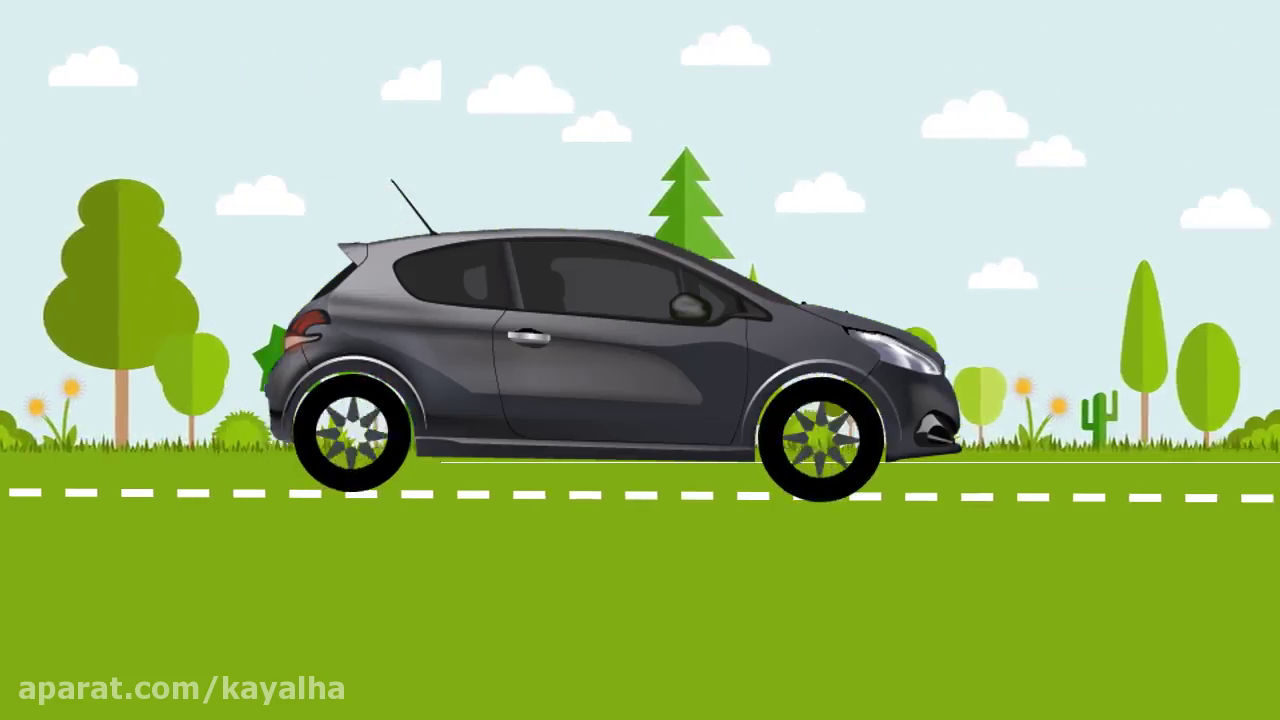
#> input picture frame 60 of video.mp4, 1280 x 720 px
$ python 'project opencv.py'
#> lines starting #> are read from the running program, lines starting #| are printed output that depends on the picture; after the words box and inside, x2 and y2 are one past the last pixel; in counts of white or black regions, pixels touching at a corner belong together
import cv2
import numpy as np
import matplotlib.pyplot as plt

# بارگذاری ویدیو
cap = cv2.VideoCapture('video.mp4')

# بررسی اینکه ویدیو به درستی باز شده
if not cap.isOpened():
    print("Error: Couldn't open video.")
    exit()

# خواندن اولین فریم
ret, frame1 = cap.read()
#> frame1 is the input picture: shape (720, 1280, 3); mean B, G, R 122.5, 185.1, 159
if not ret:
    print("Error: Couldn't read video frame.")
    exit()

# تبدیل اولین فریم به خاکستری
prev_gray = cv2.cvtColor(frame1, cv2.COLOR_BGR2GRAY)

# ذخیره داده‌های حرکت
motion_data = []

while True:
    ret, frame2 = cap.read()
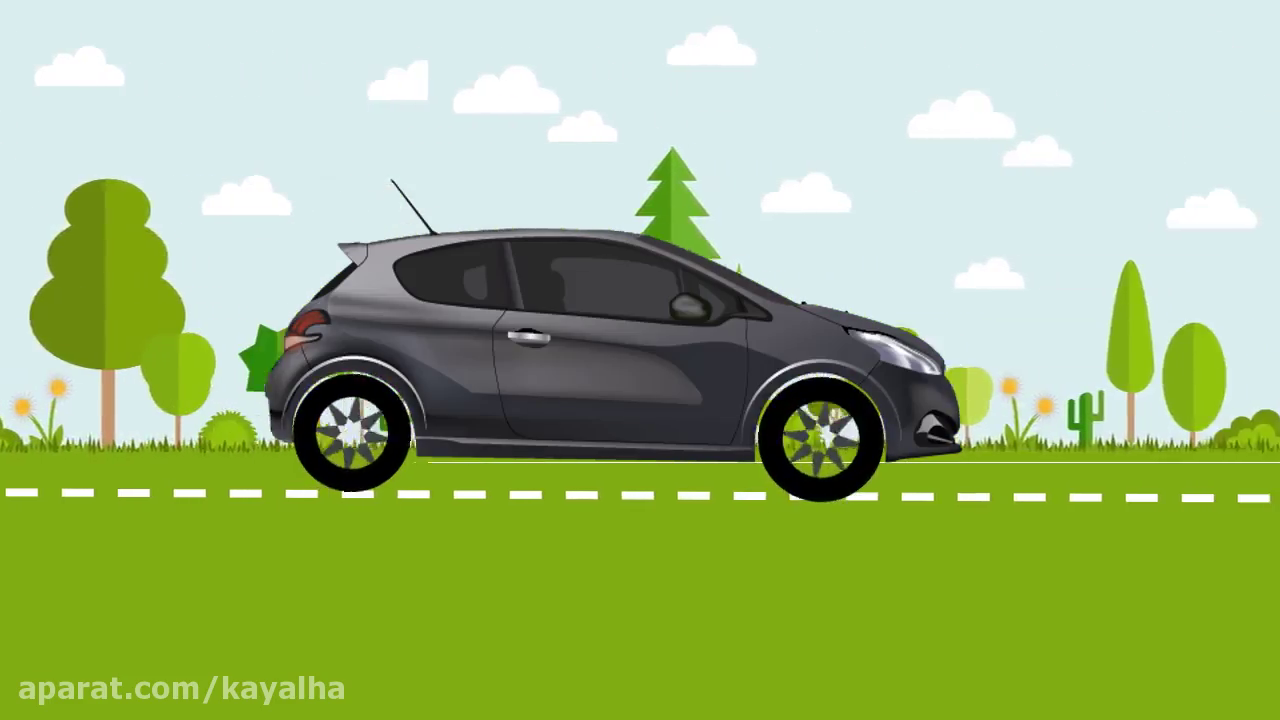
#> input picture frame 61 of video.mp4, 1280 x 720 px
#> frame2 is the input picture: shape (720, 1280, 3); mean B, G, R 122.7, 185.1, 159
    if not ret:
        break

    # تبدیل فریم به خاکستری
    gray = cv2.cvtColor(frame2, cv2.COLOR_BGR2GRAY)

    # فیلتر Gaussian برای کاهش نویز
    gray = cv2.GaussianBlur(gray, (21, 21), 0)
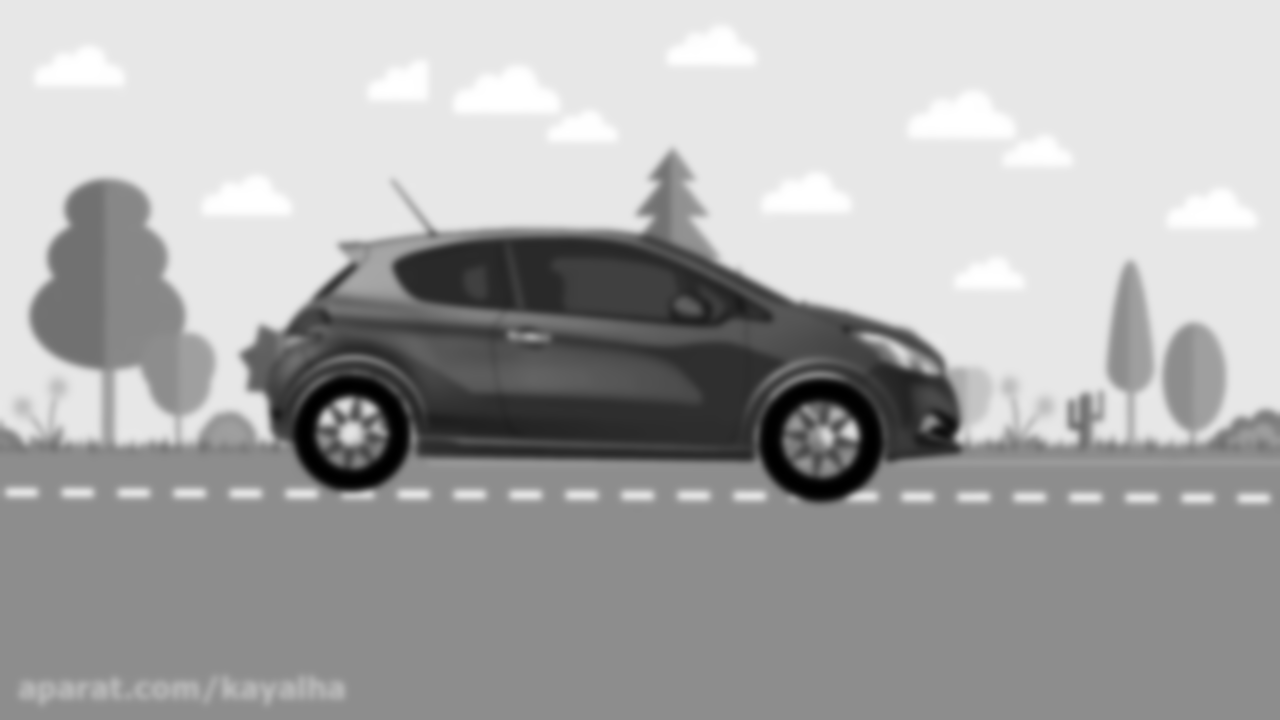
#> gray: shape (720, 1280); min 0, max 255, mean 170.1

    # محاسبه تفاوت فریم‌ها
    diff = cv2.absdiff(prev_gray, gray)
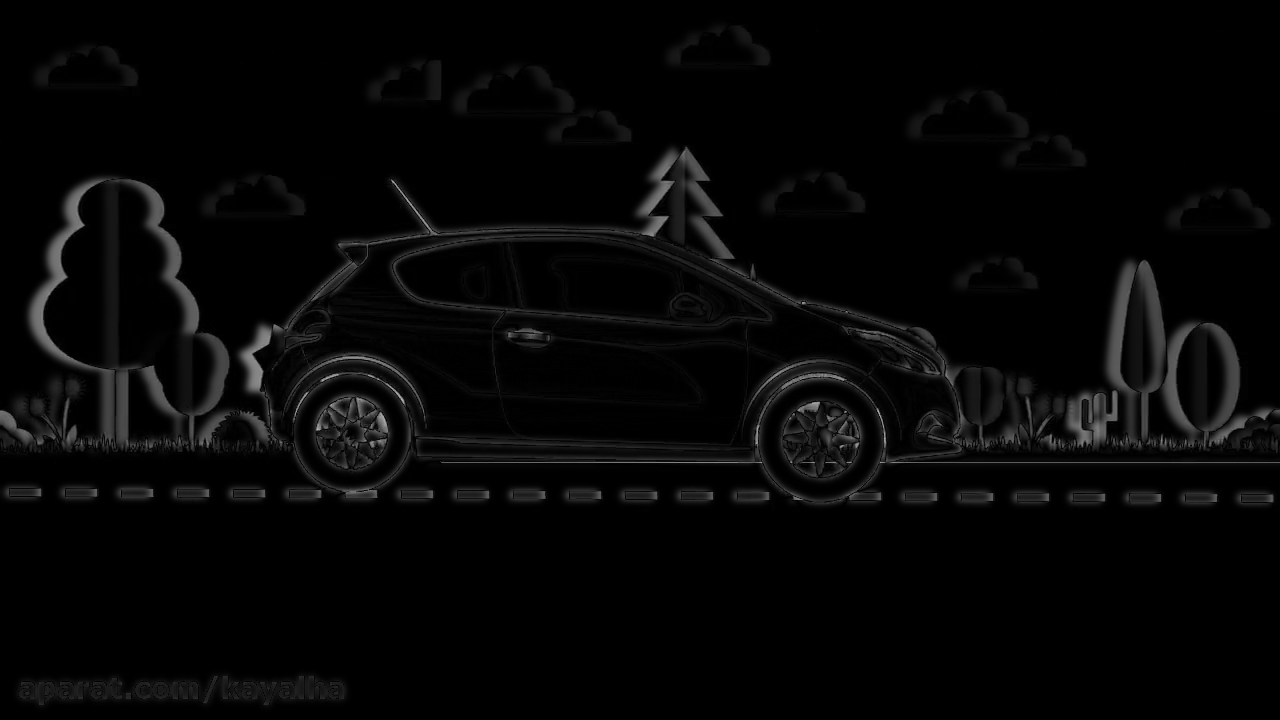
#> diff: shape (720, 1280); min 0, max 184, mean 6.2

    # آستانه‌گذاری برای شناسایی حرکت
    _, thresh = cv2.threshold(diff, 50, 255, cv2.THRESH_BINARY)
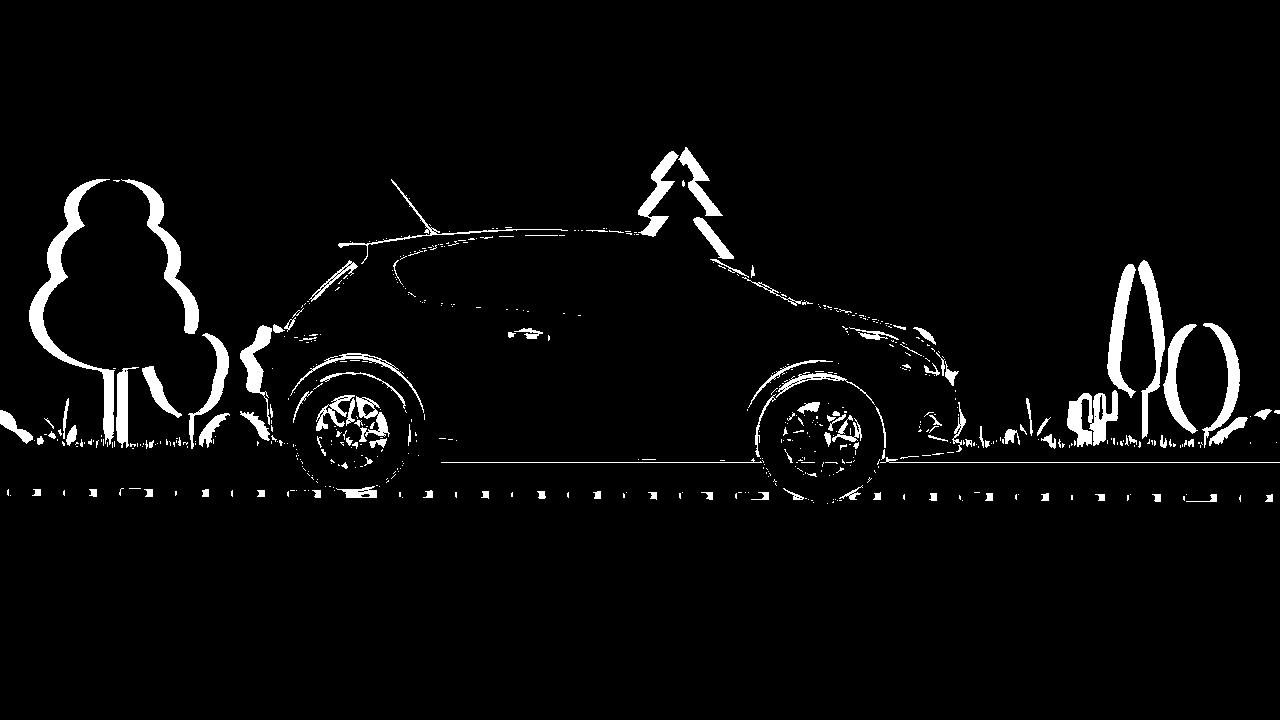
#> thresh: shape (720, 1280); 3.5% white; 584 white regions (462 under 20 px), largest, box (x1, y1, x2, y2) and area: (29, 179, 115, 445) 3482, (121, 179, 199, 334) 2067, (1107, 264, 1136, 398) 1622

    # محاسبه مساحت حرکت
    motion_area = np.sum(thresh > 0) / (thresh.shape[0] * thresh.shape[1])
#> motion_area = 0.0352
    motion_data.append(motion_area)

    # نمایش فریم و نواحی حرکت
    cv2.imshow('Motion Detection', thresh)

    # بروزرسانی فریم قبلی
    prev_gray = gray

    # برای خروج از حلقه، دکمه 'q' را فشار بده
    if cv2.waitKey(1) & 0xFF == ord('q'):
#> (key q is pressed here)
        break

# پایان کار و بستن ویدیو
cap.release()
cv2.destroyAllWindows()

# رسم داده‌های حرکت
plt.plot(motion_data)
plt.title('Motion Detection')
plt.xlabel('Frame')
plt.ylabel('Motion Area')
plt.show()
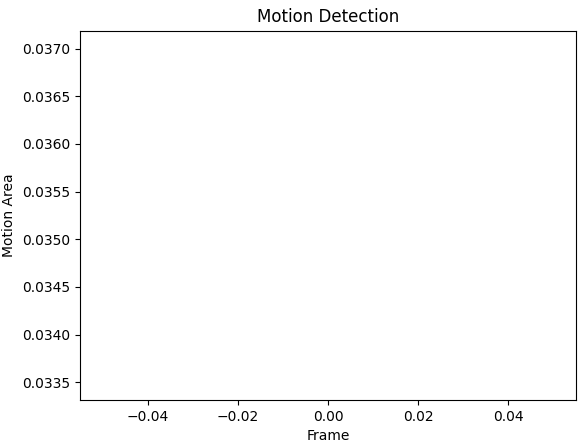
#> figure drawn by matplotlib, 1 panel

$ run again, starting later in the video
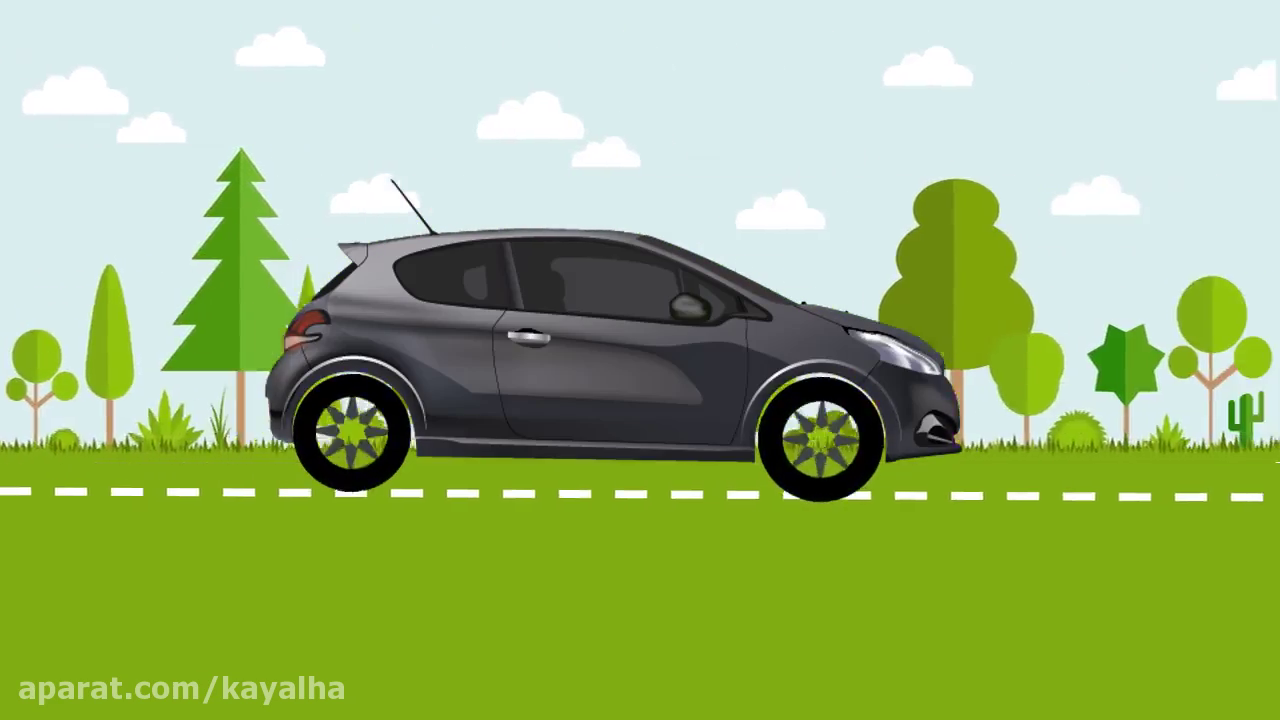
#> input picture frame 270 of video.mp4, 1280 x 720 px
#> frame1 is the input picture: shape (720, 1280, 3); mean B, G, R 118.8, 183.8, 156.8
#> `_, thresh = cv2.threshold(diff, 50, 255, cv2.THRESH_BINARY)`:
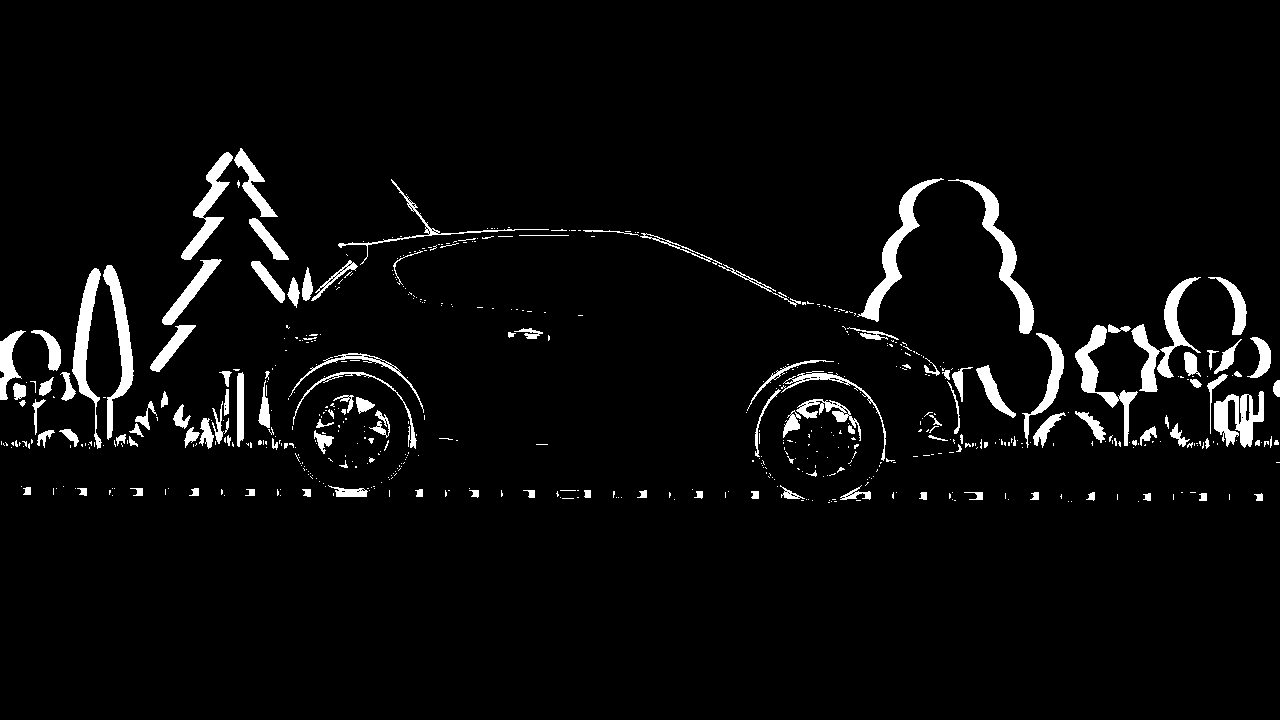
#> thresh: shape (720, 1280); 4.1% white; 594 white regions (463 under 20 px), largest, box (x1, y1, x2, y2) and area: (948, 179, 1034, 334) 2064, (857, 178, 944, 322) 2050, (103, 265, 134, 440) 1776
#> motion_area = 0.0409
#> `plt.show()`:
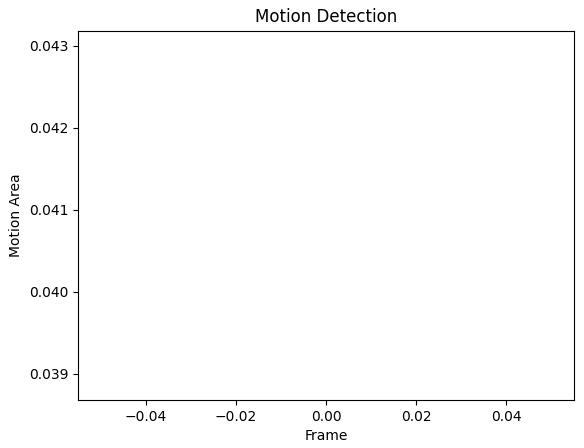
#> figure drawn by matplotlib, 1 panel

$ run again, starting later in the video
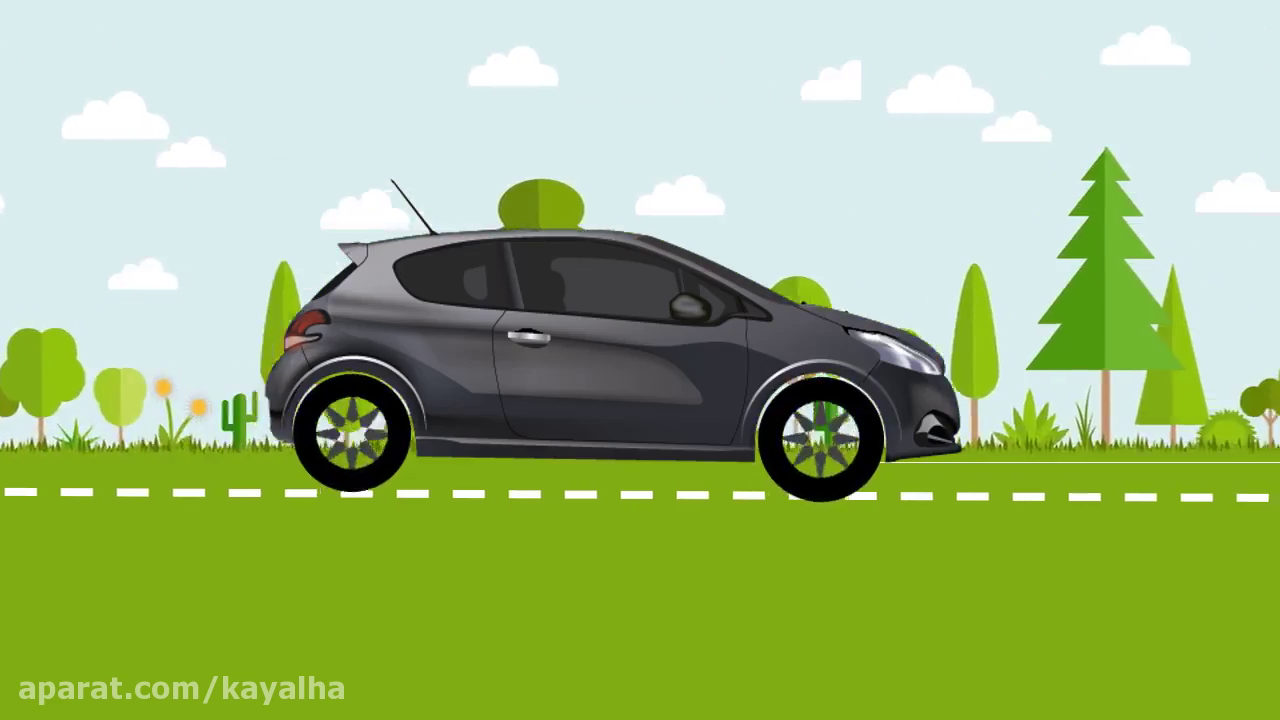
#> input picture frame 480 of video.mp4, 1280 x 720 px
#> frame1 is the input picture: shape (720, 1280, 3); mean B, G, R 122.9, 185.5, 158.8
#> `_, thresh = cv2.threshold(diff, 50, 255, cv2.THRESH_BINARY)`:
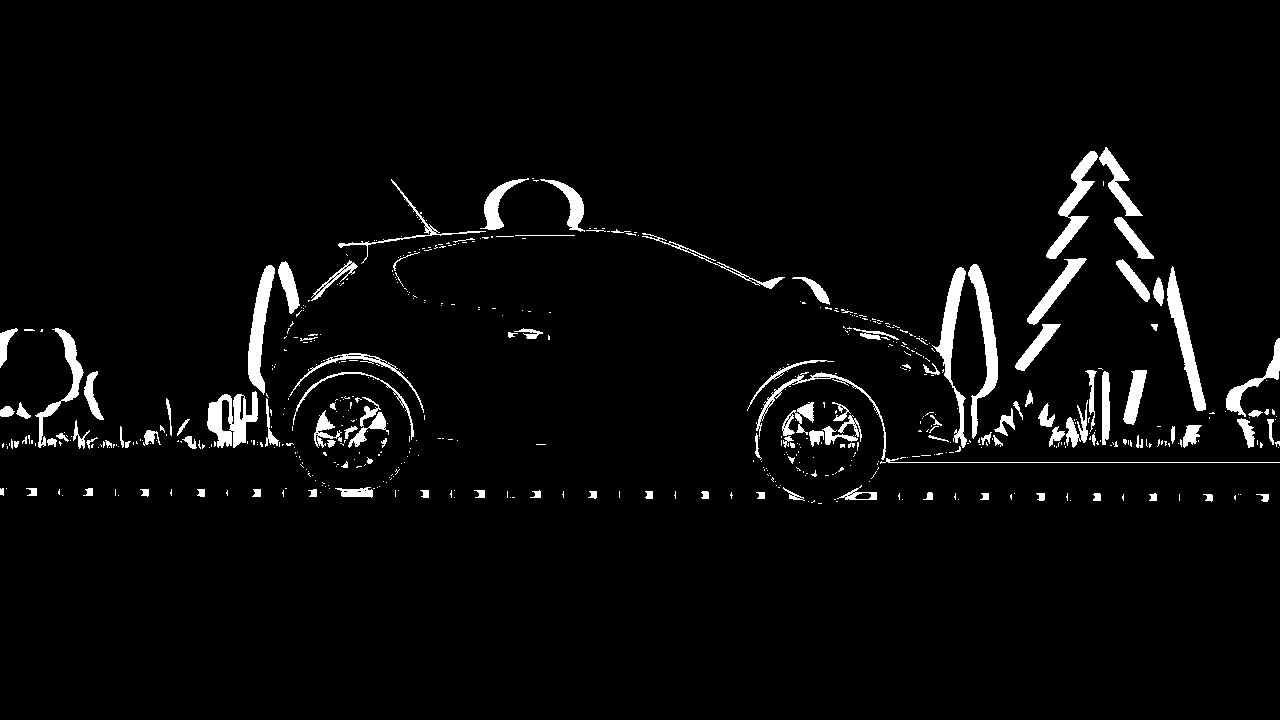
#> thresh: shape (720, 1280); 3.6% white; 577 white regions (455 under 20 px), largest, box (x1, y1, x2, y2) and area: (968, 264, 998, 439) 1776, (932, 267, 967, 448) 1659, (1167, 266, 1206, 411) 1605
#> motion_area = 0.0364
#> `plt.show()`:
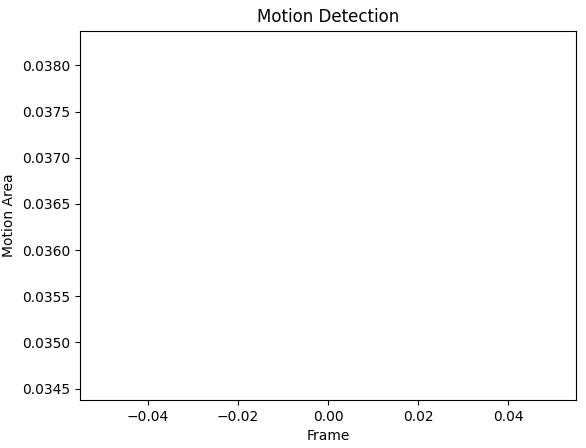
#> figure drawn by matplotlib, 1 panel
